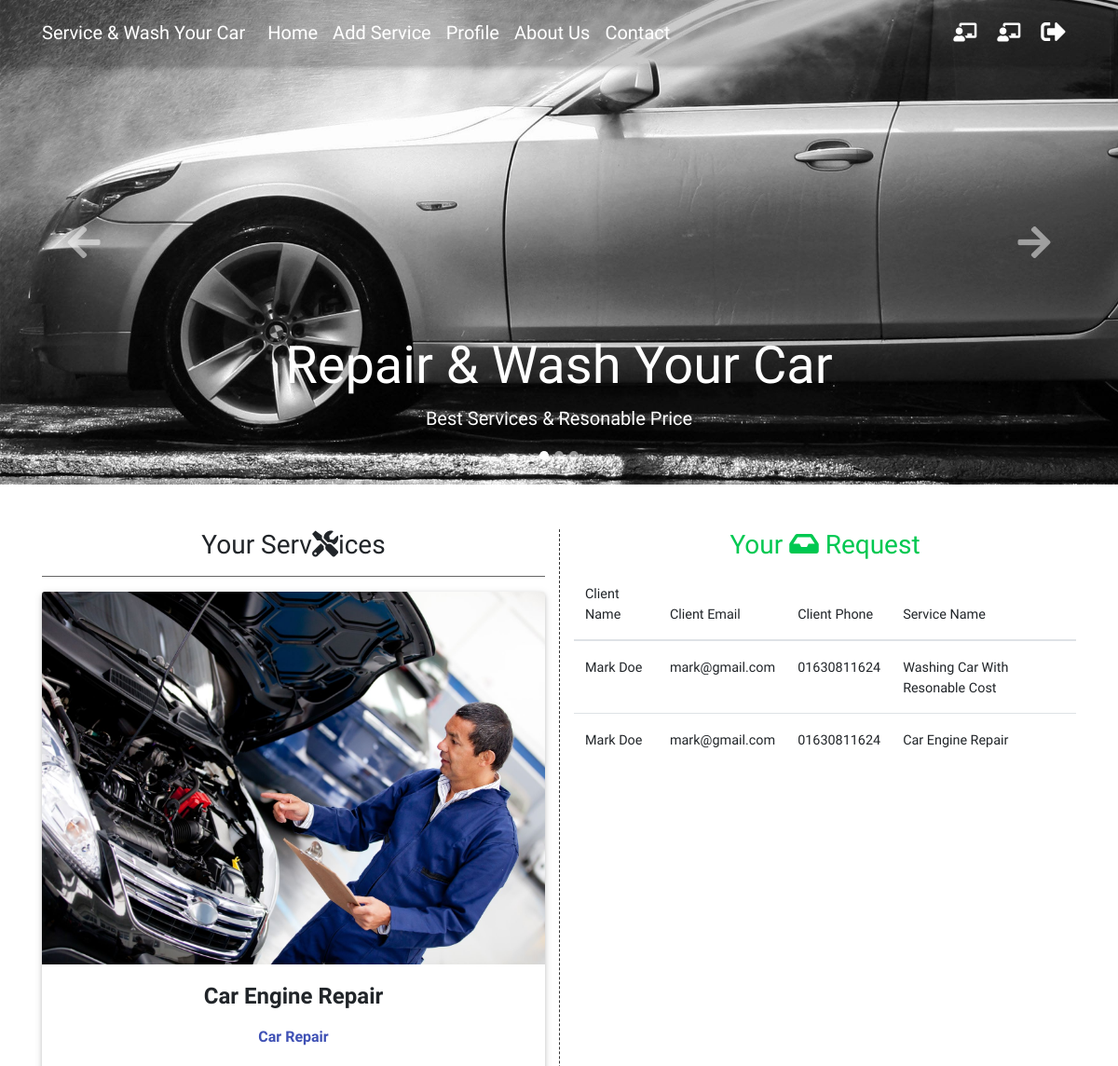
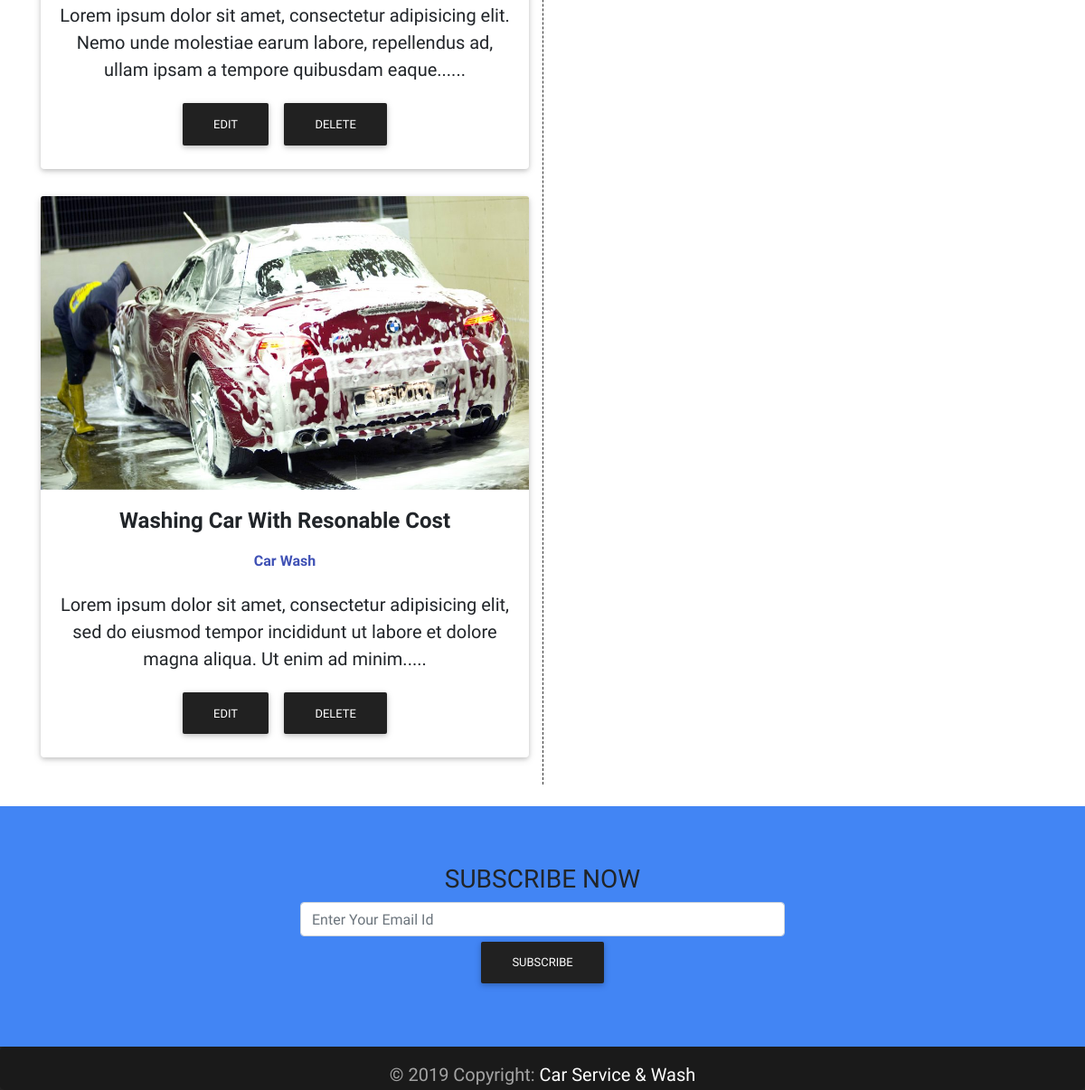
Screenshot of /provider_dashboard.php (signed in) with the database file from the repository (2 pictures, top to bottom).
### tables this page shows
CREATE TABLE `pages` (
  `id` int(10) UNSIGNED NOT NULL,
  `title` varchar(255) NOT NULL,
  `description` text NOT NULL
);

CREATE TABLE `services` (
  `id` int(11) UNSIGNED NOT NULL,
  `name` varchar(150) NOT NULL,
  `location` varchar(150) NOT NULL,
  `phone` varchar(15) NOT NULL,
  `category_id` int(10) UNSIGNED NOT NULL,
  `user_id` int(10) UNSIGNED NOT NULL,
  `description` text NOT NULL,
  `price` varchar(20) NOT NULL,
  `image` varchar(255) NOT NULL,
  `is_active` tinyint(4) NOT NULL DEFAULT '1',
  `date` timestamp NOT NULL DEFAULT CURRENT_TIMESTAMP
);

CREATE TABLE `categories` (
  `id` int(11) UNSIGNED NOT NULL,
  `name` varchar(140) NOT NULL
);

CREATE TABLE `requests` (
  `id` int(10) UNSIGNED NOT NULL,
  `provider_id` int(10) UNSIGNED NOT NULL,
  `service_id` int(10) UNSIGNED NOT NULL,
  `user_id` int(10) UNSIGNED NOT NULL,
  `date` timestamp NOT NULL DEFAULT CURRENT_TIMESTAMP
);

CREATE TABLE `users` (
  `id` int(11) UNSIGNED NOT NULL,
  `full_name` varchar(150) NOT NULL,
  `email` varchar(150) NOT NULL,
  `phone` varchar(20) NOT NULL,
  `user_type` int(11) NOT NULL,
  `password` varchar(140) NOT NULL,
  `reset_code` varchar(32) DEFAULT NULL,
  `is_active` tinyint(4) DEFAULT '0',
  `date` timestamp NOT NULL DEFAULT CURRENT_TIMESTAMP
);

### lib/Session.php (called while the page is built, shortened)
<?php
class Session{
  public static function get($key){
    if (isset($_SESSION[$key])) {
      return $_SESSION[$key];
    } else {
      return false;
    }
  }
}
?>

### classes/User.php (called while the page is built, shortened)
<?php
	$filepath=realpath(dirname(__FILE__));
	include_once ($filepath.'../../lib/Database.php') ;
	include_once ($filepath.'../../helpers/Format.php') ;
?>
<?php
class User
{
	private $db;
	function __construct(){
		$this->db=new Database();
	}
	public function getUserIdAndUserType(){
		return array(Session::get('userId'),Session::get('userType'));
	}
	public function getUserCategoryName($userId,$userType){
		$query = "SELECT name FROM user_categories LEFT JOIN users ON users.id='$userId' WHERE user_categories.id='$userType'";
		$result = $this->db->select($query);
		if($result){
			while ($value = $result->fetch_assoc()) {
				return $value['name'];
			}
		}
	}
	public function checkNormalUser(){
		list($x,$y) = $this->getUserIdAndUserType();
		if ($this->getUserCategoryName($x,$y) === 'User') {
			return true;
		}
		return false;
	}
}
?>

### lib/Database.php (called while the page is built, shortened)
<?php
    Class Database{
     public $host   = DB_HOST;
     public $user   = DB_USER;
     public $pass   = DB_PASS;
     public $dbname = DB_NAME;
     public $link;
    private function connectDB(){
     $this->link = new mysqli($this->host, $this->user, $this->pass,
      $this->dbname);
     }
    public function select($query){
      $result = $this->link->query($query) or
       die($this->link->error.__LINE__);
      if($result->num_rows > 0){
        return $result;
      } else {
        return false;
      }
     }
    }

### inc/inc.php (called while the page is built, shortened)
<?php
include 'lib/Session.php' ;
	include 'lib/Database.php' ;
	include 'helpers/Format.php';
	$fm = new Format();
	$user = new User();
	$service = new Service();
	$request = new Request();
	$page = new Page();
?>

### classes/Page.php (called while the page is built, shortened)
<?php
	$filepath=realpath(dirname(__FILE__));
	include_once ($filepath.'/../lib/Database.php');
	include_once ($filepath.'/../helpers/Format.php') ;
?>
<?php
class Page
{
	private $db;
	function __construct(){
		$this->db=new Database();
	}
	public function getAllPage(){
		$query = "SELECT * FROM pages ORDER BY id DESC";
		$result = $this->db->select($query);
		return $result;
	}
}
?>

### classes/Service.php (called while the page is built, shortened)
<?php
	$filepath=realpath(dirname(__FILE__));
	include_once ($filepath.'/../lib/Database.php');
	include_once ($filepath.'/../helpers/Format.php') ;
	include_once 'Category.php';
?>
<?php
	class Service
	{
		private $db;
    	private $fm;
		function __construct(){
			$this->db=new Database();
	  		$this->fm=new Format();
		}
		public function getAllServiceByProvider($id = null){
			if ($id == null) {
				$user_id = (Session::get('userId') !== false) ? Session::get('userId') : $id;
			}else{
				$user_id=$this->fm->validation($id);
       			$user_id=mysqli_real_escape_string($this->db->link,$user_id);
			}
			$query="SELECT services.*,
					services.id as service_id,
					categories.name as cat_name,
					categories.id as cat_id
					FROM services
					INNER JOIN categories
					on services.category_id = categories.id
					WHERE services.user_id = '$user_id'
					order by services.id desc";
	   		$result=$this->db->select($query);
	   		return $result;
		}
	}
?>

### classes/Category.php (called while the page is built, shortened)
<?php
	$filepath=realpath(dirname(__FILE__));
	include_once ($filepath.'/../lib/Database.php');
	include_once ($filepath.'/../helpers/Format.php') ;
?>

### helpers/Format.php (called while the page is built, shortened)
<?php
class Format
{
    public function textShorten($text, $limit = 400){
        $text = $text. " ";
        $text = substr($text, 0, $limit);
        $text = substr($text, 0, strrpos($text, ' '));
        $text = $text.".....";
        return $text;
    }
}
?>

### classes/Request.php (called while the page is built, shortened)
<?php
	$filepath=realpath(dirname(__FILE__));
	include_once ($filepath.'/../lib/Database.php');
	include_once ($filepath.'/../helpers/Format.php') ;
?>
<?php
class Request
{
	private $db;
	function __construct(){
		$this->db=new Database();
	}
	public function getAllRequestForProvider(){
		$user_id = (Session::get('userId') !== false) ? Session::get('userId') : $id;
		$query="SELECT requests.id as request_id,
				users.full_name as user_name,
				users.email as email,
				users.phone as phone,
				users.id as user_id,
				services.name as service_name,
				services.id as service_id
				FROM requests
				INNER JOIN services
				on requests.service_id = services.id
				INNER JOIN users
				on requests.user_id = users.id
				WHERE requests.provider_id = '$user_id'
				order by requests.id desc";
   		$result=$this->db->select($query);
   		return $result;
	}
}
?>

### provider_dashboard.php (the view, shortened to what this page needs)
<?php include 'inc/header.php'; ?>
<?php include 'inc/top_nav.php'; ?>
<?php include 'inc/carousel.php'; ?>
<main>
	<div class="container">
		<div class="mt-5 wow fadeIn">
			<div class="row">
				<div class="col-md-6">
					<h3 class="text-center">Your Serv<i class="fas fa-tools"></i>ices</h3>
					<hr class="hr-dark">
					<?php
						$result = $service->getAllServiceByProvider();
						if($result){
							while ($value = $result->fetch_assoc()) {
					?>
						<div class="card card-cascade wider reverse">
							<div class="view view-cascade overlay">
							    <img class="card-img-top" src="admin/upload/<?php echo $value['image'] ?>" alt="Card image cap">
							</div>
							<div class="card-body card-body-cascade text-center">
							    <h4 class="card-title"><strong><?php echo $value['name']; ?></strong></h4>
							    <h6 class="font-weight-bold indigo-text py-2"><?php echo $value['cat_name']; ?></h6>
							    <p class="card-text">
							    	<?php echo $fm->textShorten(htmlspecialchars_decode($value['description']),150) ?>
							    </p>
							    <a href="edit_service.php?id=<?php echo $value['id'] ;?>" class="btn btn-dark">Edit</a>
							    <a href="delete_service.php?id=<?php echo $value['id'] ;?>" class="btn btn-dark">Delete</a>
							</div>
						</div>
						<br>
					<?php }  } else { ?>
						<div class="alert alert-warning" role="alert">
						  You Dont Have Any Service <a href="add_service.php" class="alert-link">Add Service</a>. Give it a click if you like.
						</div>
					<?php }  ?>
				</div>
				<div class="col-md-6" style="border-left: 1px dashed #333;">
					<h3 class="text-center text-success">Your <i class="fas fa-inbox"></i> Request</h3>
						<table class="table table-responsive table-inverse">
							<thead>
								<tr>
									<th>Client Name</th>
									<th>Client Email</th>
									<th>Client Phone</th>
									<th>Service Name</th>
								</tr>
							</thead>
							<tbody>
								<?php
									$result = $request->getAllRequestForProvider();
									if($result){
										while ($value = $result->fetch_assoc()) {
								?>
								<tr>
									<td><?php echo $value['user_name'] ?></td>
									<td><?php echo $value['email'] ?></td>
									<td><?php echo $value['phone'] ?></td>
									<td><?php echo $value['service_name'] ?></td>
								</tr>
								<?php } } ?>
							</tbody>
						</table>
				</div>
			</div>
		</div>
	</div>
</main>
<?php include 'inc/footer.php'; ?>

### inc/top_nav.php (shortened to what this page needs)
<nav class="navbar fixed-top navbar-expand-lg navbar-dark  scrolling-navbar">
    <div class="container">
        <a class="navbar-brand" href="index.php">
        <strong>Service & Wash Your Car</strong>
        </a>
        <div class="collapse navbar-collapse" id="navbarSupportedContent">
            <ul class="navbar-nav mr-auto">
                <li class="nav-item">
                  <a class="nav-link" href="index.php">Home
                  </a>
                </li>
                <?php if (Session::get('userLogin') == true || isset($_COOKIE['user'])): ?>
                    <?php if ($user->checkNormalUser() === false): ?>
                        <li class="nav-item">
                          <a class="nav-link" href="<?php echo URLROOT ?>/add_service.php">Add Service</a>
                        </li>
                    <?php endif ?>
                         <li class="nav-item">
                          <a class="nav-link" href="<?php echo URLROOT ?>/profile.php">Profile</a>
                        </li>
                <?php endif ?>
                <?php
                   $result=$page->getAllPage();
                   if($result){
                       while($value=$result->fetch_assoc()) {
                ?>
                <li class="nav-item">
                    <a class="nav-link" href="<?php echo URLROOT ?>/page.php?pageId=<?php echo $value['id']; ?>"><?php echo $value['title']; ?></a>
                </li>
                <?php } } ?>
                <li class="nav-item">
                  <a class="nav-link" href="contact.php">Contact
                  </a>
                </li>
            </ul>
            <ul class="navbar-nav nav-flex-icons">
                <?php if (Session::get('userLogin') == true || isset($_COOKIE['user'])): ?>
                    <?php if ($user->checkNormalUser() === false): ?>
                        <li class="nav-item">
                            <a href="<?php echo(URLROOT);?>/provider_dashboard.php" class="nav-link" title="Provider Dashboard">
                                <i class="fas fa-chalkboard-teacher"></i>
                            </a>
                        </li>
                     <?php endif ?>
                        <li class="nav-item">
                            <a href="<?php echo(URLROOT);?>/user_dashboard.php" class="nav-link" title="User Dashboard">
                                <i class="fas fa-chalkboard-teacher"></i>
                            </a>
                        </li>
                    <li class="nav-item">
                        <a href="<?php echo(URLROOT);?>/logout.php?action=logout" class="nav-link" title="logout">
                            <i class="fas fa-sign-out-alt fa-lg"></i>
                        </a>
                    </li>
                <?php endif ?>
            </ul>
        </div>
    </div>
</nav>

### assets/css/style.css (style rules this page uses)
body { font-family: 'Grenze', serif; font-size: 20px; }
.navbar { background-color: rgba(0, 0, 0, 0.2); }

### rows the page displays
pages: title "About Us"
services: image (picture), name "Car Engine Repair", category.name "Car Repair", description "Lorem ipsum dolor sit amet, consectetur adipisicing elit. Nemo unde molestiae earum labore, repellendus ad, ullam ipsam a tempore quibusdam eaque......"
services: image (picture), name "Washing Car With Resonable Cost", category.name "Car Wash", description "Lorem ipsum dolor sit amet, consectetur adipisicing elit, sed do eiusmod tempor incididunt ut labore et dolore magna aliqua. Ut enim ad minim....."
requests: user.full_name "Mark Doe", user.email "mark@gmail.com", user.phone "01630811624", service.name "Washing Car With Resonable Cost"
requests: user.full_name "Mark Doe", user.email "mark@gmail.com", user.phone "01630811624", service.name "Car Engine Repair"
